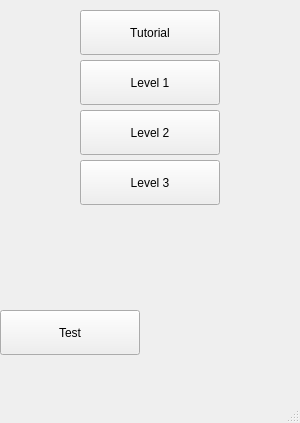
<?xml version="1.0" encoding="UTF-8"?>
<ui version="4.0">
 <class>MainWindow</class>
 <widget class="QMainWindow" name="MainWindow">
  <property name="geometry">
   <rect>
    <x>0</x>
    <y>0</y>
    <width>300</width>
    <height>423</height>
   </rect>
  </property>
  <property name="windowTitle">
   <string>Cokieees</string>
  </property>
  <widget class="QWidget" name="centralwidget">
   <widget class="QPushButton" name="pushButton_1">
    <property name="geometry">
     <rect>
      <x>80</x>
      <y>10</y>
      <width>140</width>
      <height>45</height>
     </rect>
    </property>
    <property name="text">
     <string>Tutorial</string>
    </property>
   </widget>
   <widget class="QPushButton" name="pushButton_2">
    <property name="geometry">
     <rect>
      <x>80</x>
      <y>60</y>
      <width>140</width>
      <height>45</height>
     </rect>
    </property>
    <property name="text">
     <string>Level 1</string>
    </property>
   </widget>
   <widget class="QPushButton" name="pushButton_3">
    <property name="geometry">
     <rect>
      <x>80</x>
      <y>110</y>
      <width>140</width>
      <height>45</height>
     </rect>
    </property>
    <property name="text">
     <string>Level 2</string>
    </property>
   </widget>
   <widget class="QPushButton" name="pushButton_4">
    <property name="geometry">
     <rect>
      <x>80</x>
      <y>160</y>
      <width>140</width>
      <height>45</height>
     </rect>
    </property>
    <property name="text">
     <string>Level 3</string>
    </property>
   </widget>
   <widget class="QPushButton" name="pushButton_5">
    <property name="geometry">
     <rect>
      <x>0</x>
      <y>310</y>
      <width>140</width>
      <height>45</height>
     </rect>
    </property>
    <property name="text">
     <string>Test</string>
    </property>
   </widget>
  </widget>
  <widget class="QMenuBar" name="menubar">
   <property name="geometry">
    <rect>
     <x>0</x>
     <y>0</y>
     <width>300</width>
     <height>19</height>
    </rect>
   </property>
  </widget>
  <widget class="QStatusBar" name="statusbar"/>
 </widget>
 <resources/>
 <connections/>
</ui>
